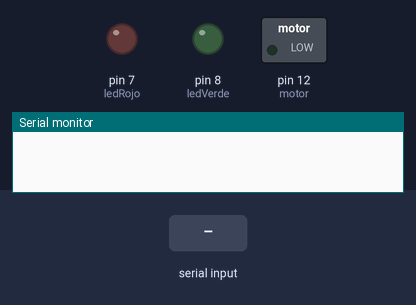
Bench run of a sketch on a simulated Arduino Uno, built with avr-gcc and run on an emulated ATmega328P. On the bench: switched loads named in the sketch (green lamp = pin HIGH), output pins drawn as LEDs (lit = HIGH), the last lines printed to the serial monitor. Inputs (shaded band) come from the test bench.

Above: at 1.2 s.
1.3 s: "R" received over Serial
At 2.5 s:
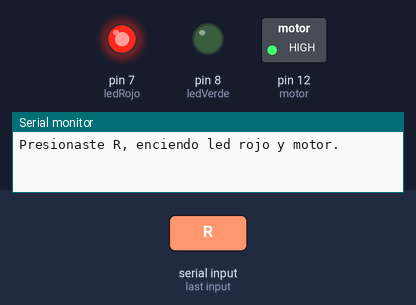
2.8 s: "N" received over Serial
At 3.9 s:
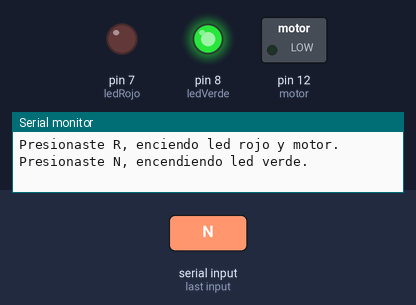
4.3 s: "C" received over Serial
At 5.0 s:
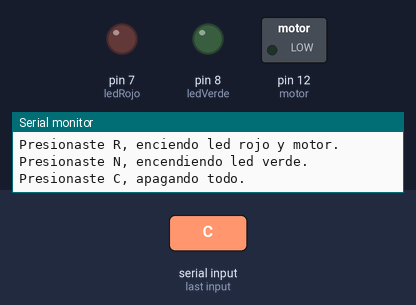
Timing chart, 0 to 7.3 s (numbered marks = the images above; inputs shaded):
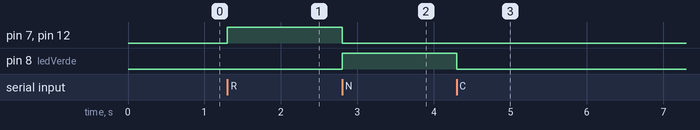

Measured:
- after the input at 1.3 s, pin 7 (ledRojo), pin 12 (motor): LOW → HIGH at once
- after the input at 2.8 s, pin 7 (ledRojo), pin 12 (motor): HIGH → LOW at once; pin 8 (ledVerde): LOW → HIGH at once
- after the input at 4.3 s, pin 8 (ledVerde): HIGH → LOW at once

The sketch:

ledsANDmotor.ino
```cpp
// Declaracion de variables
#define ledRojo 7
#define ledVerde 8
// Asumiendo una conexión al motor conectado al pin 12 y GND
#define motor 12
char orden = 'C';

void setup() {

    // Definicion de salidas
    pinMode(ledRojo, OUTPUT);
    pinMode(ledVerde, OUTPUT);
    pinMode(motor, OUTPUT);

    // Apagamos todo por seguridad
    digitalWrite(ledRojo, LOW);
    digitalWrite(ledVerde, LOW);
    digitalWrite(motor, LOW);

    Serial.begin(9600);

}

void loop() {

    char aux = Serial.read();

    // A manera de evitar que se manden cientos de alertas
    // Solo se hara cuando se reciba una orden diferente a la anterior
    if (aux != orden) {

        // Si se recibe 'R' se enciende el led rojo y el motor
        if (aux == 'R') {

            digitalWrite(ledRojo, HIGH);
            digitalWrite(ledVerde, LOW);
            digitalWrite(motor, HIGH);
            orden = 'R';
            Serial.println("Presionaste R, enciendo led rojo y motor.");

        // Si se recibe 'N' se enciende el led verde
        } else if (aux == 'N') {

            digitalWrite(ledRojo, LOW);
            digitalWrite(ledVerde, HIGH);
            digitalWrite(motor, LOW);
            orden = 'N';
            Serial.println("Presionaste N, encendiendo led verde.");

        // Si se recibe 'C' se apaga todo
        } else if (aux == 'C') {

            digitalWrite(ledRojo, LOW);
            digitalWrite(ledVerde, LOW);
            digitalWrite(motor, LOW);
            orden = 'C';
            Serial.println("Presionaste C, apagando todo.");

        }

    }

}
```
